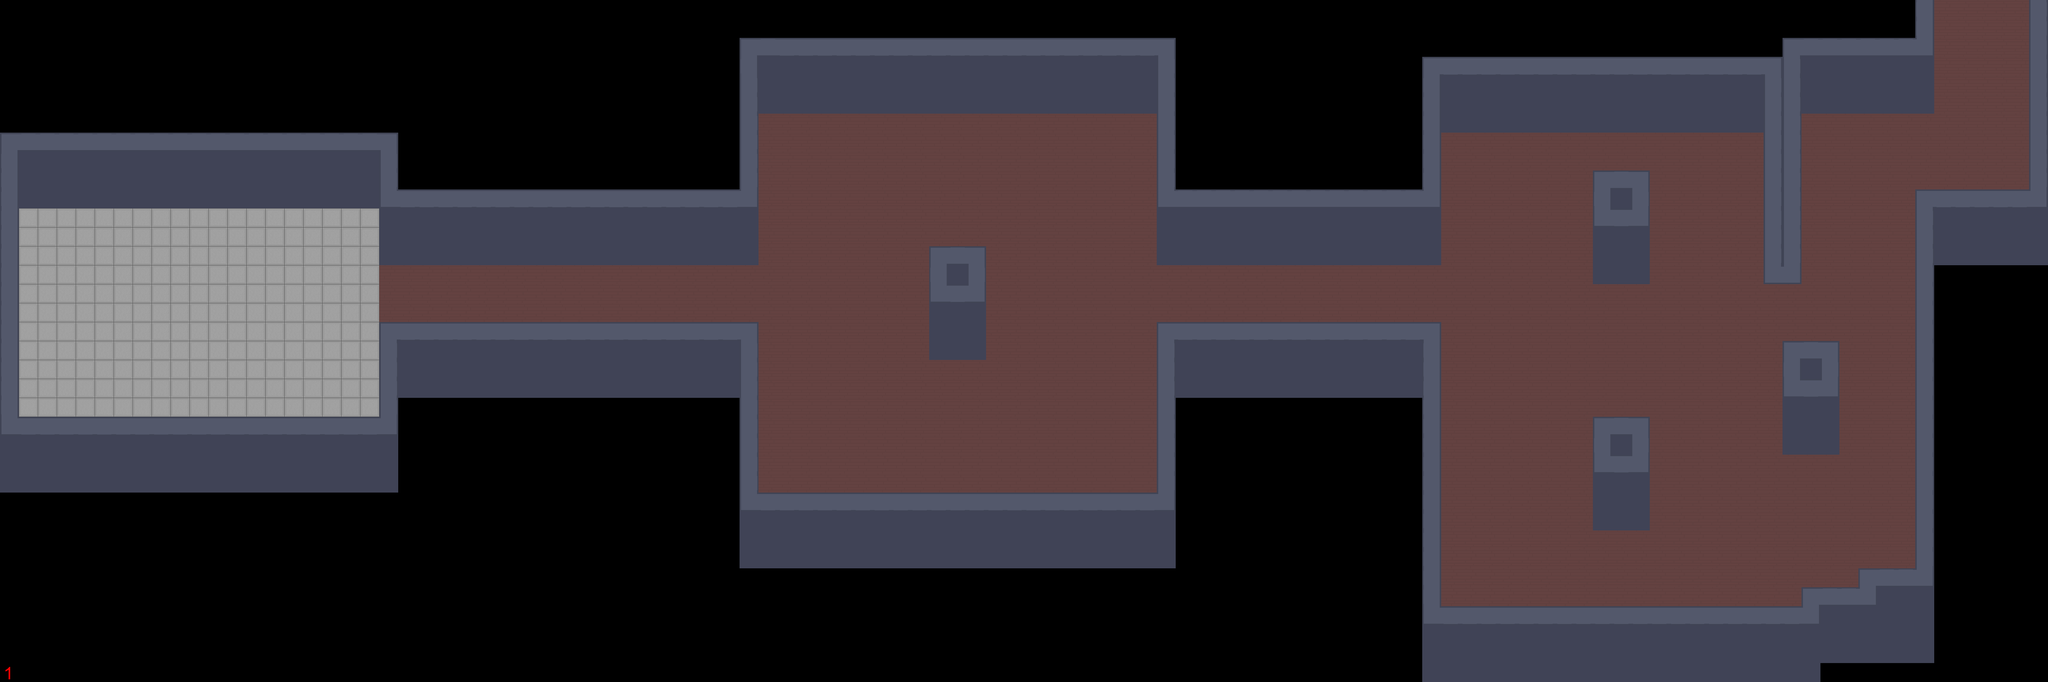

Below is a game level as drawn by its tile map, then a one-line description and the .tmx that defines it (tile-layer data replaced by summaries):
An orthogonal 108x36 tile map with 64x64 px tiles, 3 tile layers (Layer64, Layer256, LayerMeta), 3 tilesets.

<map version="1.0" tiledversion="1.1.2" orientation="orthogonal" renderorder="right-down" width="108" height="36" tilewidth="64" tileheight="64" infinite="0" nextobjectid="1">
 <tileset firstgid="1" source="64x64set.tsx" />
 <tileset firstgid="17" source="64x256.tsx" />
 <tileset firstgid="21" source="TileNumbers.tsx" />
 <layer name="Layer64" width="108" height="36" locked="1">
  <data>[3888 cells, 1583 non-empty, 10 distinct tile ids]</data>
 </layer>
 <layer name="Layer256" width="108" height="36">
  <data>[3888 cells, 204 non-empty, 3 distinct tile ids]</data>
 </layer>
 <layer name="LayerMeta" width="108" height="36">
  <data>[3888 cells, 1 non-empty, 1 distinct tile ids]</data>
 </layer>
</map>
